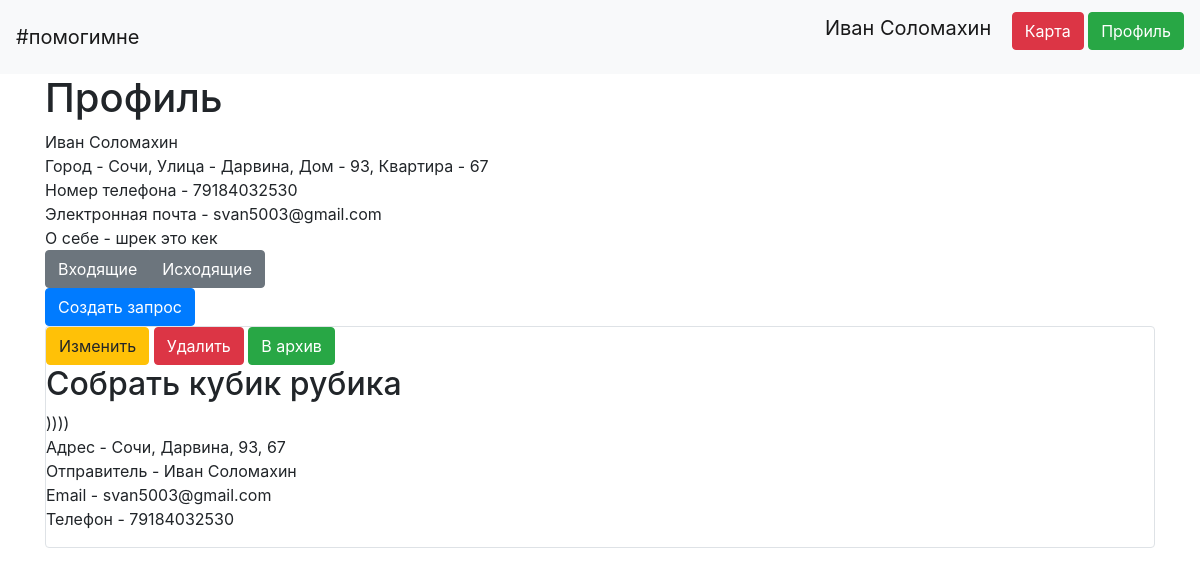
Screenshot of /profile (signed in) with the database file from the repository.
### data/users.py (models this page shows, shortened)
class User(SqlAlchemyBase, UserMixin):
    __tablename__ = 'users'
    id = sqlalchemy.Column(sqlalchemy.Integer,
                           primary_key=True, autoincrement=True)
    surname = sqlalchemy.Column(sqlalchemy.String, nullable=True)
    name = sqlalchemy.Column(sqlalchemy.String, nullable=True)
    address = sqlalchemy.Column(sqlalchemy.JSON, nullable=True)
    telephone_number = sqlalchemy.Column(sqlalchemy.Integer, nullable=True)
    email = sqlalchemy.Column(sqlalchemy.String,
                              index=True, unique=True, nullable=True)
    about = sqlalchemy.Column(sqlalchemy.String, nullable=True)
    hashed_password = sqlalchemy.Column(sqlalchemy.String, nullable=True)

### data/requests.py (models this page shows)
class Request(SqlAlchemyBase):
    __tablename__ = 'requests'
    id = sqlalchemy.Column(sqlalchemy.Integer,
                           primary_key=True, autoincrement=True)
    name = sqlalchemy.Column(sqlalchemy.String, nullable=True)
    description = sqlalchemy.Column(sqlalchemy.String, nullable=True)
    address = sqlalchemy.Column(sqlalchemy.String, nullable=True)
    sender_id = sqlalchemy.Column(sqlalchemy.Integer, sqlalchemy.ForeignKey("users.id"))
    provider_id = sqlalchemy.Column(sqlalchemy.Integer, sqlalchemy.ForeignKey("users.id"))
    is_active = sqlalchemy.Column(sqlalchemy.Boolean, default=False)

### main.py (the view)
@app.route("/profile")
def profile():
    global flag_1
    session = db_session.create_session()
    requests_users = []
    if flag_1:
        requests = get_outgoing_requests(current_user)
        for request in requests:
            user = session.query(User).filter(User.id == request.sender_id).first()
            requests_users.append((request, user))
    else:
        requests = get_ingoing_requests(current_user)
        for request in requests:
            user = session.query(User).filter(User.id == request.sender_id).first()
            requests_users.append((request, user))
    return render_template("profile.html", requests=requests_users, flag=flag_1)

### data/db_session.py (called while the page is built)
def create_session() -> Session:
    global __factory
    return __factory()

### main.py (called while the page is built)
@login_manager.user_loader
def load_user(user_id):
    session = db_session.create_session()
    return session.query(User).get(user_id)

def get_outgoing_requests(user):
    session = db_session.create_session()
    return session.query(Request).filter(Request.sender_id == user.id).all()

### templates/profile.html (shortened to what this page needs)
{% extends "base.html" %}
{% block content %}
<h1>Профиль</h1>
<div class="col-md8">
    <div>{{current_user.name + " " + current_user.surname}}</div>
    <div>Город - {{ current_user.address["city"] }}, Улица - {{ current_user.address["street"] }}, Дом - {{
        current_user.address["building"] }}, Квартира - {{ current_user.address["flat"] }}
    </div>
    <div>Номер телефона - {{ current_user.telephone_number }}</div>
    <div>Электронная почта - {{ current_user.email }}</div>
    <div>О себе - {{ current_user.about }}</div>
</div>
<div class="btn-group" role="group" aria-label="Basic example">
    <a class="btn btn-secondary" href="/profile/switch/ingoing">Входящие</a>
    <a type="button" class="btn btn-secondary" href="/profile/switch/outgoing">Исходящие</a>
</div>
<div>
    <a type="button" class="btn btn-primary" href="/request">Создать запрос</a>
</div>
{% for item, user in requests %}
<div class="col-md6 border rounded">
    {% if current_user.is_authenticated and flag and item.is_active%}
        <a href="/request/{{ item.id }}" class="btn btn-warning">Изменить</a>
        <a href="/request_delete/{{ item.id }}" class="btn btn-danger">Удалить</a>
        <a href="/request_deactivate/{{ item.id }}" class="btn btn-success">В архив</a>
        <h2>{{item.name}}</h2>
    <div>
        {{item.description}}
    </div>
    <div>
        <p>Адрес - {{item.address}}<br>
        Отправитель - {{user.name + " " + user.surname}}<br>
        Email - {{user.email}}<br>
        Телефон - {{user.telephone_number}}</p>
    </div>
    {% endif %}
</div>
{% endfor %}
{% endblock %}

### templates/base.html (shortened to what this page needs)
<!doctype html>
<html lang="en">
<head>
    <link rel="stylesheet"
          href="https://stackpath.bootstrapcdn.com/bootstrap/4.4.1/css/bootstrap.min.css"
>
</head>
<body>
<header>
    <nav class="navbar navbar-light bg-light">
        <a class="navbar-brand" href="/">#помогимне</a>
        {% if current_user.is_authenticated %}
        <p>
        <a class="navbar-brand" href="/logout">{{ current_user.name + " " + current_user.surname}}</a>
        <a class="btn btn-danger" href="/map">Карта</a>
        <a class="btn btn-success" href="/profile">Профиль</a>
        </p>
        {% else %}
        <p>
        <a class="btn btn-primary " href="/register">Зарегистрироваться</a>
        <a class="btn btn-success" href="/login">Войти</a>
            <a class="btn btn-danger" href="/map">Карта</a>
        </p>
        {% endif %}
    </nav>
</header>
<main role="main" class="container">
    {% block content %}{% endblock %}
</main>
</body>
</html>

### rows the page displays
User: name+surname "Иван Соломахин", address.city "Сочи", address.street "Дарвина", address.building "93", address.flat "67", telephone_number "79184032530", email "svan5003@gmail.com", about "шрек это кек"
Request: name "Собрать кубик рубика", description "))))", address "Сочи, Дарвина, 93, 67", surname "Иван Соломахин", email "svan5003@gmail.com", telephone_number "79184032530"
